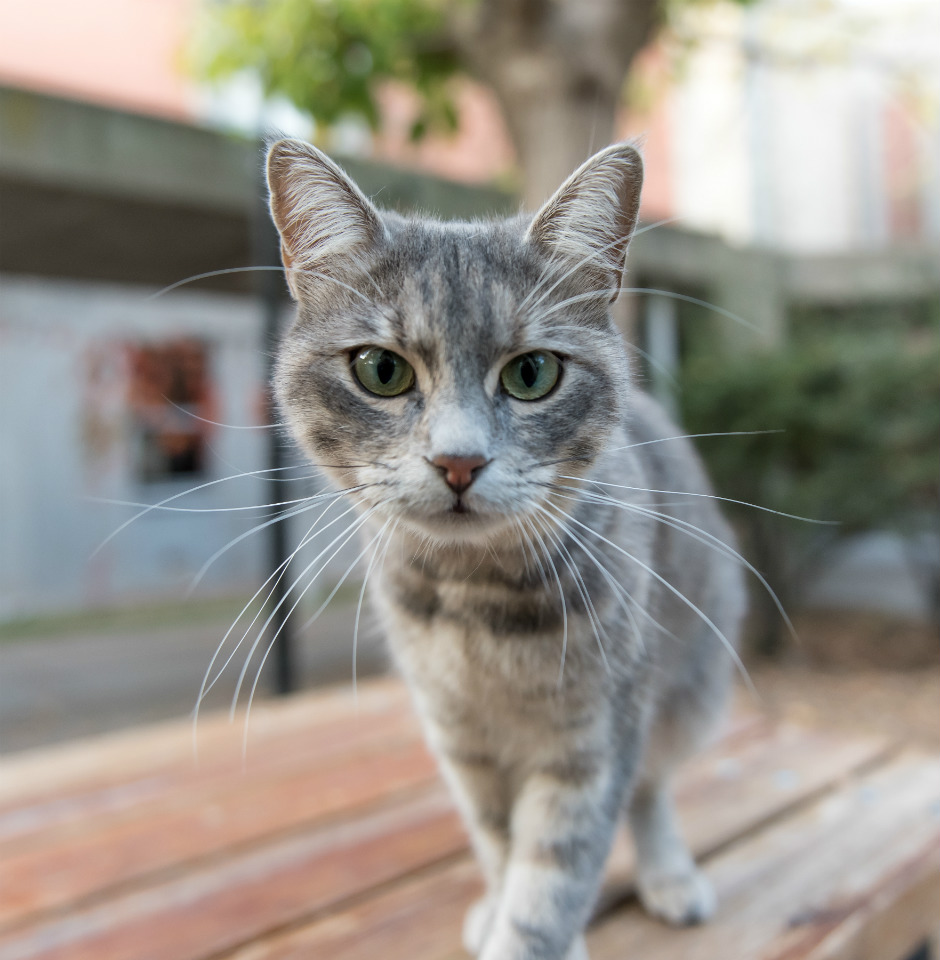
#> input picture gato.jpg, 940 x 960 px
$ jupyter execute 6_ABRIR_IMAGEN.ipynb
#> lines starting #> are read from the running program, lines starting #| are printed output that depends on the picture
[cell 1]
import numpy as np
import matplotlib.pyplot as plt
import cv2

[cell 2]
imagen= cv2.imread('gato.jpg')
#> imagen is the input picture: shape (960, 940, 3); mean B, G, R 135.7, 144, 148.6

[cell 3]
type(imagen)

[cell 4]
imagen.shape
#> Out = (960, 940, 3)

[cell 5]
plt.imshow(imagen)

[cell 6]
#open cv BGR
#matplotlib RGB

[cell 7]
imagen = cv2.cvtColor(imagen, cv2.COLOR_BGR2RGB)

[cell 8]
plt.imshow(imagen)

[cell 9]
imagen_blanco_negro = cv2.imread('gato.jpg', cv2.IMREAD_GRAYSCALE)
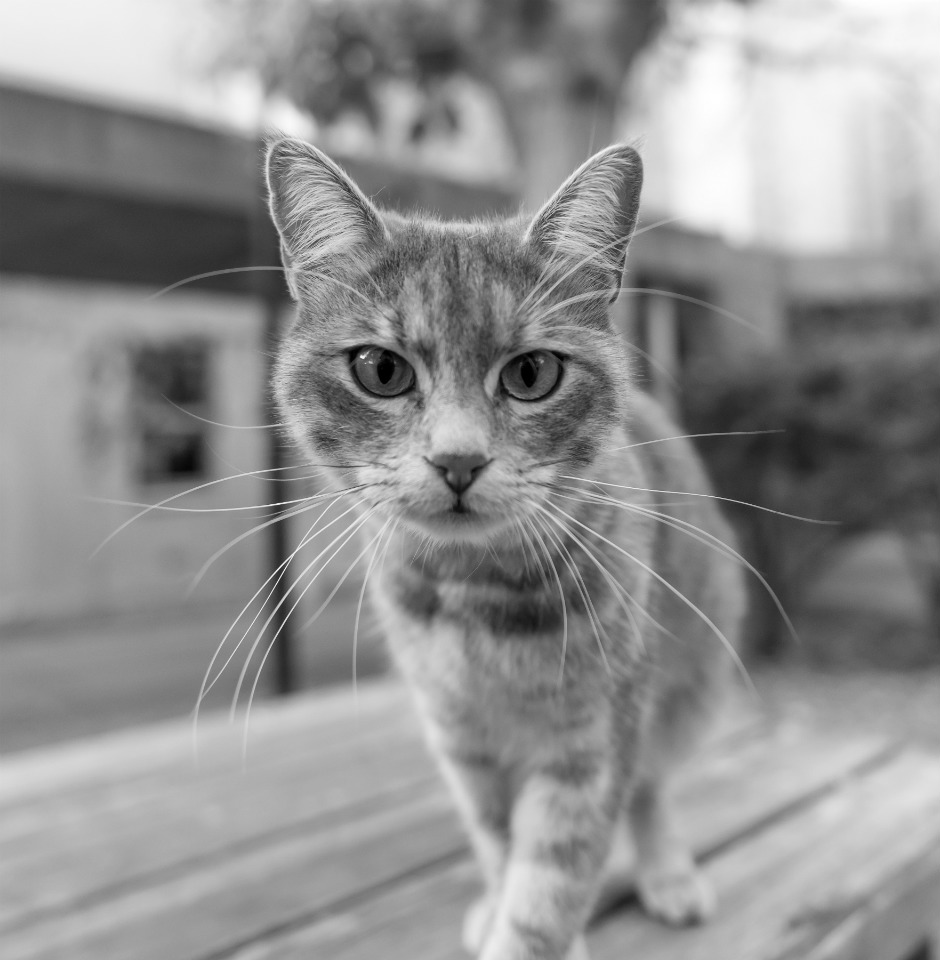
#> imagen_blanco_negro: shape (960, 940); min 0, max 255, mean 144.5
